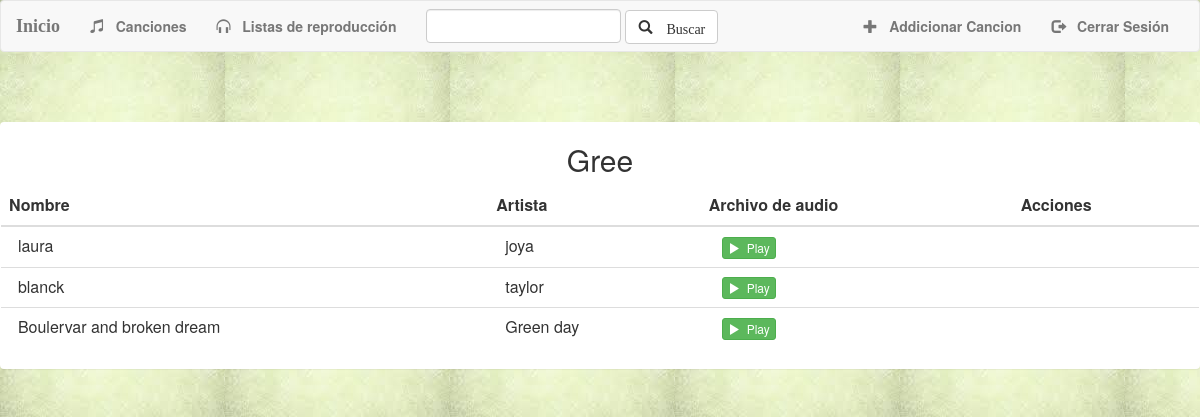
/mymusic/17/datalles/, run on the app's committed database.
### MyMusic/models.py (models this page shows, shortened)
class Lista(models.Model):
    user_list = models.ForeignKey(User, default=User)
    titulo_de_lista=models.CharField(max_length=500)
    canciones = models.ManyToManyField(Cancion,blank=True)

class Cancion(models.Model):
    user = models.ForeignKey(User, default=1)
    titulo_cancion=models.CharField(max_length=500)
    artista = models.CharField(max_length=250)
    audio = models.FileField(default='')

### MyMusic/views.py (the view)
# urls.py: url(r'^(?P<lista_id>[0-9]+)/datalles/$', views.detail_lista, name='lista_detallada'),
def detail_lista(request, lista_id):
    lista=Lista.objects.get(pk=lista_id)
    context = {
        'username': request.user.username,
        'lista':lista,
    }
    return render(request, 'MyMusic/lista_detail.html', context)

### MyMusic/templates/MyMusic/lista_detail.html (shortened to what this page needs)
{% extends 'MyMusic/plantilla.html' %}
{% block body %}
    <div class="container-fluid">
        <div class="row">
            <div class="center-block">
                <ul class="nav text-center" style="margin-bottom: 10px;">
                    <li role="presentation" ><a> <h2 style="font-family: 'Kaushan Script', cursive; text-transform: uppercase;">{{ username }}</h2> </a></li>
                </ul>
            </div>
            <div class="panel panel-collapse ">
                <div class="panel-default">
                   <h2 class="text-center" style="text-transform: capitalize"> {{ lista.titulo_de_lista }}</h2>
                    <table class="table">
                        <thead>
                            <tr>
                                <th style="text-transform: capitalize">Nombre</th>
                                <th hstyle="text-transform: capitalize">Artista</th>
                                <th>Archivo de audio</th>
                                <th>Acciones</th>
                            </tr>
                        </thead>
                        <tbody>
                        {% for cancion in lista.canciones.all %}
                            <tr>
                                <td> &nbsp;&nbsp;{{ cancion.titulo_cancion }}</td>
                                <td>&nbsp;&nbsp;{{ cancion.artista }}</td>
                                <td>
                                    <a target="_blank" href="{{ cancion.audio.url }}">&nbsp;&nbsp;
                                        <button type="button" class="btn btn-success btn-xs">
                                            <span class="glyphicon glyphicon-play"></span>&nbsp Play
                                        </button>
                                    </a>
                                </td>
                                <td>
                                </td>
                            </tr>
                        {% endfor %}
                        </tbody>
                    </table>
                </div>
            </div>
        </div>
    </div>
{% endblock %}

### MyMusic/static/MyMusic/style.css (style rules this page uses)
body { background: url("images/images2.jpg") ; }

### data on the page
Lista: titulo_de_lista "Gree"
Cancion: titulo_cancion "laura", artista "joya"
Cancion: titulo_cancion "blanck", artista "taylor"
Cancion: titulo_cancion "Boulervar and broken dream", artista "Green day"
